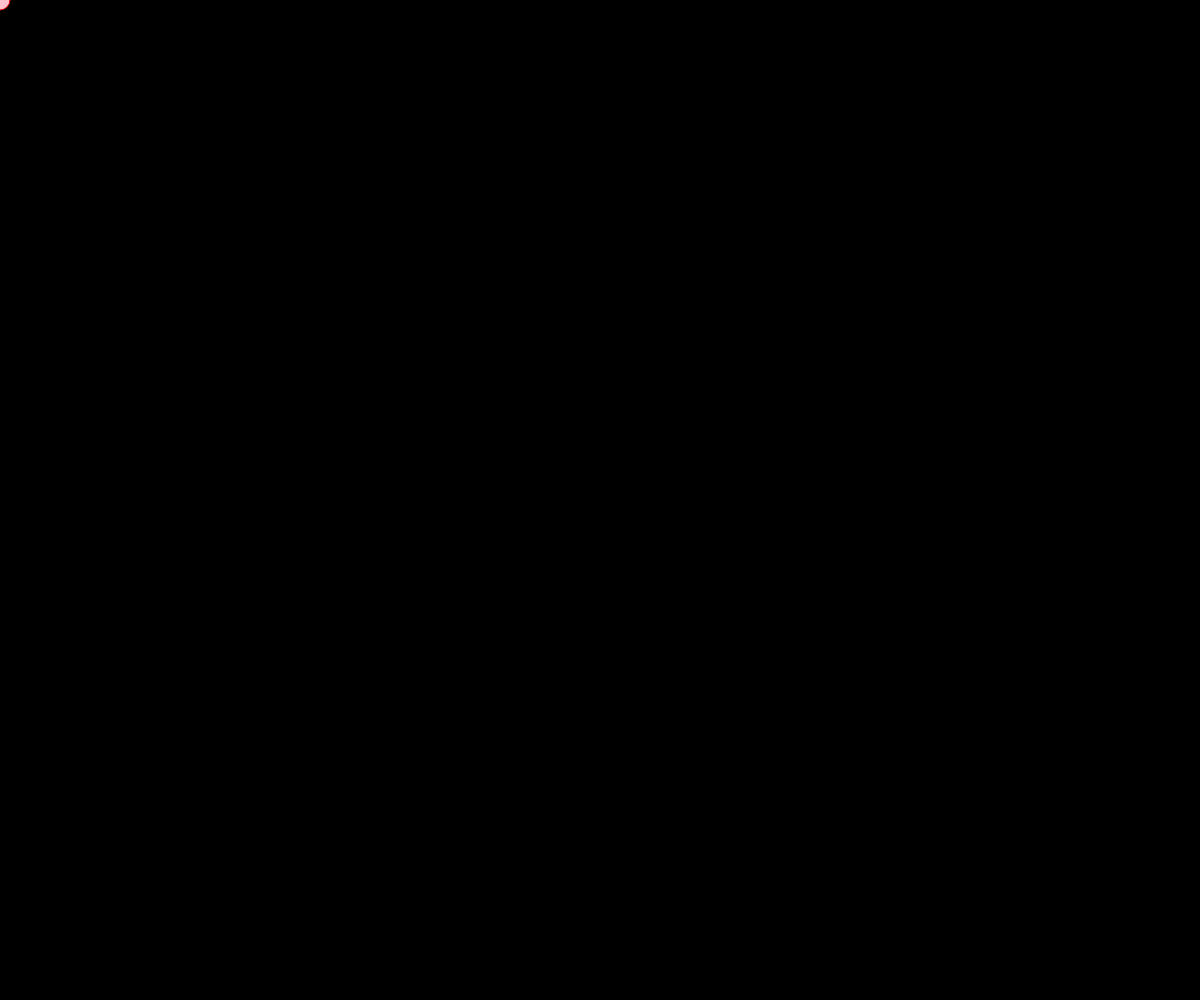
Frame 1 (no input)
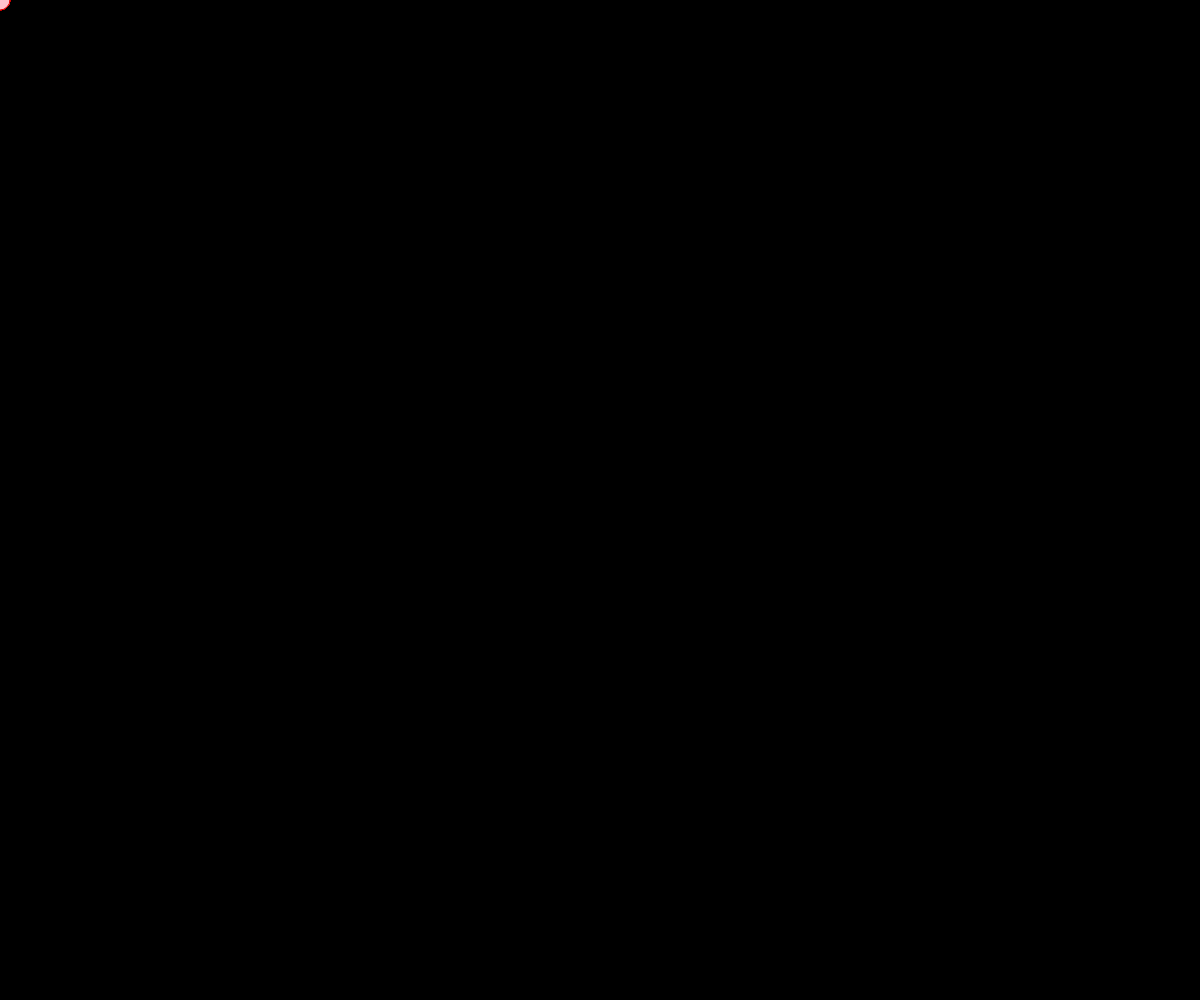
Frame 60 (no input)
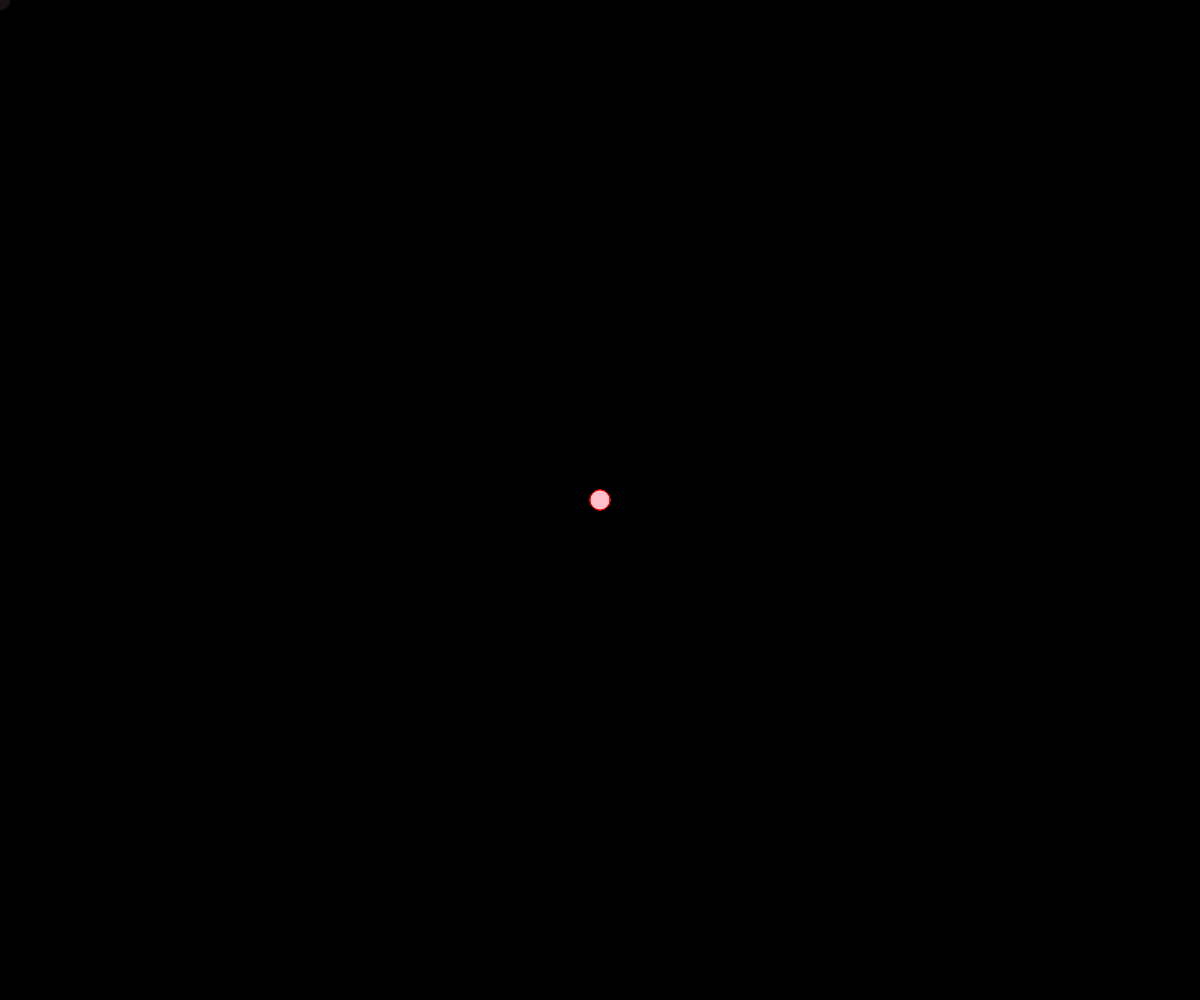
Frame 120 (the mouse pressed at the canvas centre since frame 60)

The p5.js sketch that drew these frames (run headless with seeded random() and noise() and a simulated clock; from frame 60 on, the mouse is pressed at the canvas centre):

// p5.js sketch
// ── sketch.js
function setup() {
  createCanvas(windowWidth, windowHeight);
  background(0);
  
}

function draw() {
  background(0,10);//this 10 makes the previous background partly visible during transition
  const c=color(255, 192, 203)
  fill(c);
  stroke(225,0,0);
  ellipse(mouseX,mouseY,20);
  
}
